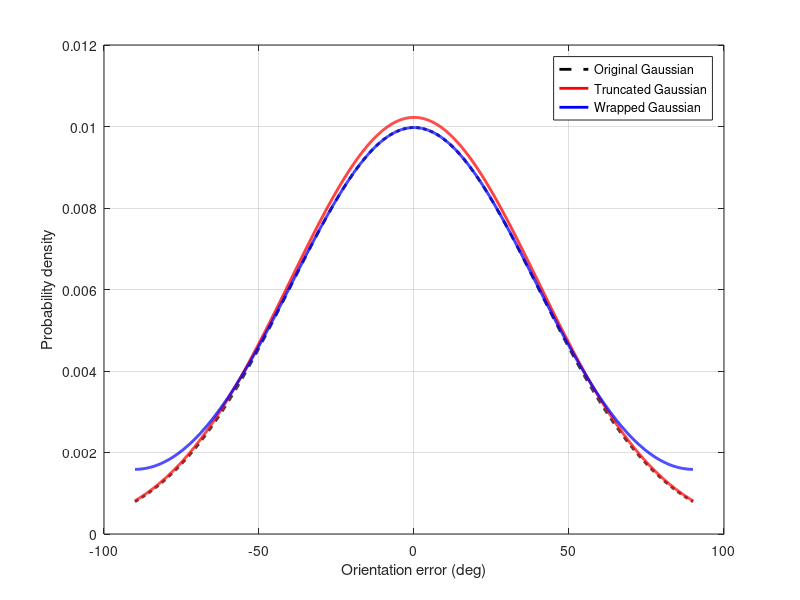
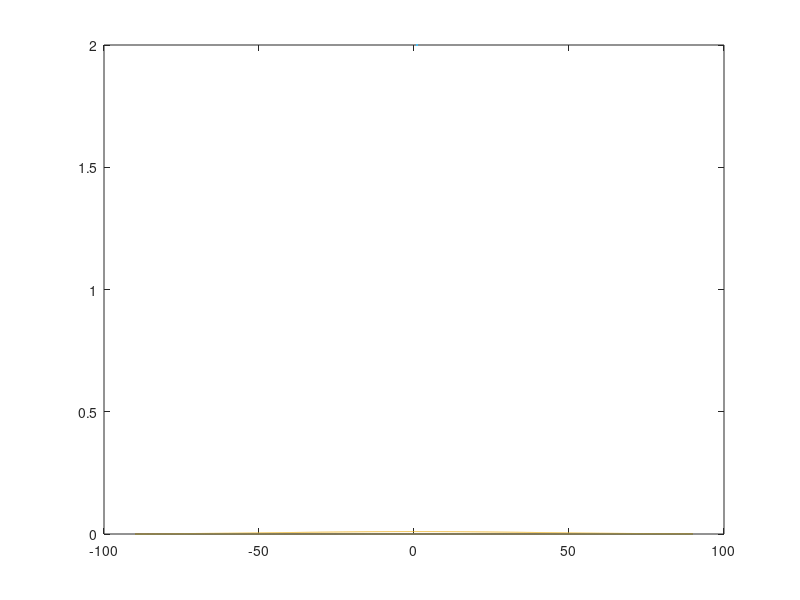

Write the MATLAB code that produced these figures, in order.
close all
clear; clc;

% Grid
x = linspace(-90,90,2000); % energy should be normalized between -90 and 90

% Gaussian parameters
mu = 0;
sigma = 40;   % make this large to see the difference clearly

% ---- Standard Gaussian (infinite support) ----
gauss = exp(-(x-mu).^2 ./ (2*sigma^2)) ./ sqrt(2*pi*sigma^2);

% ---- Truncated Gaussian (your method) ----
trunc = gauss ./ trapz(x,gauss);

% ---- Wrapped Gaussian ----
wrap = zeros(size(x));

% number of wraps to approximate infinite sum
K = 2;
temp = zeros(2*K+1, numel(x));

for k = -K:K
    temp(k+K+1, :) = exp(-(x - mu + 180*k).^2 ./ (2*sigma^2)) ./ sqrt(2*pi*sigma^2);
    wrap = wrap + exp(-(x - mu + 180*k).^2 ./ (2*sigma^2)) ./ sqrt(2*pi*sigma^2);
end

% normalize wrapped distribution
wrap = wrap ./ trapz(x,wrap);

% ---- Plot ----
figure
plot(x,gauss,'k--','LineWidth',2); hold on
plot(x,trunc,'r','LineWidth',2)
plot(x,wrap,'b','LineWidth',2)

xlabel('Orientation error (deg)')
ylabel('Probability density')

legend('Original Gaussian','Truncated Gaussian','Wrapped Gaussian')

% xlim([-90 90])
grid on

figure
plot(x, temp, LineWidth=2)


% mu = 0;
% sigma = 10;
% 
% x = -90:0.1:90;
% pdf_true = normpdf(x, mu, sigma);
% 
% sampleSizes = [100 1000 10000 100000];
% 
% figure
% 
% for i = 1:length(sampleSizes)
% 
%     N = sampleSizes(i);
% 
%     % generate samples
%     data = mu + sigma*randn(N,1);
% 
%     subplot(2,2,i)
% 
%     % histogram
%     histogram(data, -90:0.1:90, "Normalization","pdf")
%     hold on
% 
%     % analytical pdf
%     plot(x, pdf_true, "r", "LineWidth",2)
% 
%     title(["N = " num2str(N)])
%     xlim([-90 90])
% 
% end
